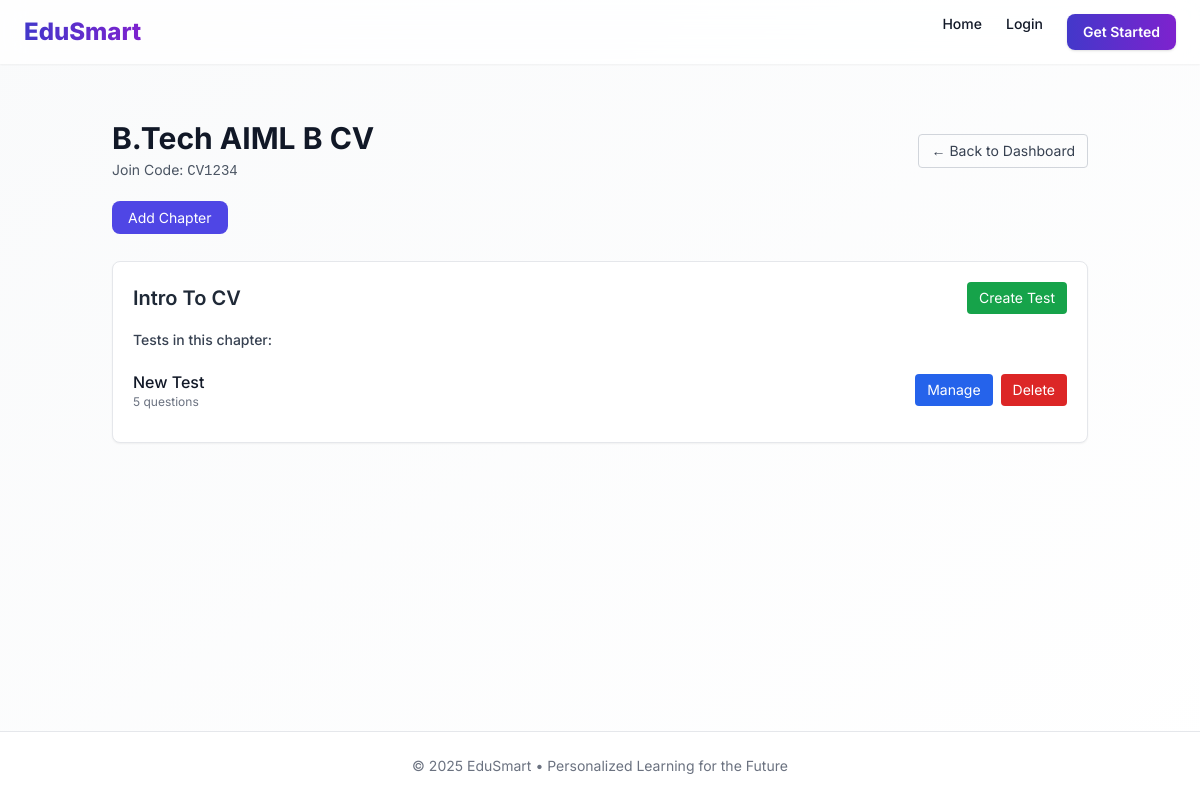
Screenshot of /teacher/class/1 with the database file from the repository.
### models.py (models this page shows, shortened)
class Class(db.Model):
    __tablename__ = "class"
    id = db.Column(db.Integer, primary_key=True)
    name = db.Column(db.String(100), nullable=False)
    join_code = db.Column(db.String(10), unique=True, nullable=False)
    teacher_id = db.Column(db.Integer, db.ForeignKey("user.id"), nullable=False)
    students = db.relationship("StudentClass", backref="class_obj", lazy=True, cascade="all, delete-orphan")
    chapters = db.relationship("Chapter", backref="class_obj", lazy=True, cascade="all, delete-orphan")

class Chapter(db.Model):
    __tablename__ = "chapter"
    id = db.Column(db.Integer, primary_key=True)
    name = db.Column(db.String(100), nullable=False)
    class_id = db.Column(db.Integer, db.ForeignKey("class.id"), nullable=False)
    tests = db.relationship("Test", backref="chapter", lazy=True, cascade="all, delete-orphan")

class Test(db.Model):
    __tablename__ = "test"
    id = db.Column(db.Integer, primary_key=True)
    name = db.Column(db.String(100), nullable=False)
    chapter_id = db.Column(db.Integer, db.ForeignKey("chapter.id"), nullable=False)
    start_time = db.Column(db.DateTime, default=datetime.utcnow)
    end_time = db.Column(db.DateTime, nullable=True)
    max_score = db.Column(db.Integer, default=100)
    questions = db.relationship(
        "Question",
        backref="test",
        lazy=True,
        cascade="all, delete-orphan"
    )
    attempts = db.relationship("TestAttempt", backref="test", lazy=True, cascade="all, delete-orphan")

### routes/teacher.py (the view)
@teacher_bp.route("/class/<int:class_id>")
def view_class(class_id):
    class_obj = Class.query.get_or_404(class_id)
    return render_template("teacher/view_class.html", class_obj=class_obj)

### templates/teacher/view_class.html (shortened to what this page needs)
{% extends "base.html" %}
{% block content %}
<div class="max-w-5xl mx-auto px-6 py-10">
    <div class="flex justify-between items-center mb-6">
        <div>
            <h1 class="text-3xl font-bold text-gray-900">{{ class_obj.name }}</h1>
            <p class="text-gray-600 text-sm mt-1">
                Join Code: <span class="font-mono font-medium">{{ class_obj.join_code }}</span>
            </p>
        </div>
        <a href="{{ url_for('teacher.dashboard') }}"
           class="text-sm text-gray-700 hover:text-gray-900 border border-gray-300 rounded px-3 py-1.5">
            ← Back to Dashboard
        </a>
    </div>
    <div class="mb-8">
        <a href="{{ url_for('teacher.create_chapter', class_id=class_obj.id) }}"
           class="px-4 py-2 bg-indigo-600 text-white text-sm rounded-lg hover:bg-indigo-700">
            Add Chapter
        </a>
    </div>
    {% if class_obj.chapters %}
        <div class="space-y-6">
            {% for chapter in class_obj.chapters %}
            <div class="bg-white shadow-sm rounded-lg p-5 border">
                <div class="flex justify-between items-center">
                    <h2 class="text-xl font-semibold text-gray-800">{{ chapter.name }}</h2>
                    <a href="{{ url_for('teacher.create_test', chapter_id=chapter.id) }}"
                       class="px-3 py-1.5 bg-green-600 text-white text-sm rounded hover:bg-green-700">
                        Create Test
                    </a>
                </div>
                {% if chapter.tests %}
                    <div class="mt-4">
                        <h3 class="text-sm font-medium text-gray-700 mb-2">Tests in this chapter:</h3>
                        <ul class="divide-y divide-gray-200">
                            {% for test in chapter.tests %}
                            <li class="flex justify-between items-center py-3">
                                <div>
                                    <p class="font-medium text-gray-900">{{ test.name }}</p>
                                    <p class="text-xs text-gray-500">
                                        {{ test.questions|length }} questions
                                    </p>
                                </div>
                                <div class="flex gap-2">
                                    <a href="{{ url_for('teacher.manage_test', test_id=test.id) }}"
                                       class="px-3 py-1.5 bg-blue-600 text-white text-sm rounded hover:bg-blue-700">
                                        Manage
                                    </a>
                                    <form method="POST" action="{{ url_for('teacher.delete_test', test_id=test.id) }}"
                                          onsubmit="return confirm('Are you sure you want to delete this test?')">
                                        <button type="submit"
                                                class="px-3 py-1.5 bg-red-600 text-white text-sm rounded hover:bg-red-700">
                                            Delete
                                        </button>
                                    </form>
                                </div>
                            </li>
                            {% endfor %}
                        </ul>
                    </div>
                {% else %}
                    <p class="text-gray-500 text-sm mt-4">
                        No tests have been created for this chapter yet.
                    </p>
                {% endif %}
            </div>
            {% endfor %}
        </div>
    {% endif %}
</div>
{% endblock %}

### templates/base.html (style rules this page uses)
body { font-family: 'Inter', sans-serif; }

### rows the page displays
Class: name "B.Tech AIML B CV", join_code "CV1234"
Chapter: name "Intro To CV"
Test: name "New Test", questions|length "5"

### other values shown
{{ 2025 }} "2025"
